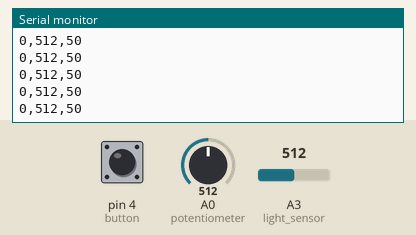
This sketch was run on a simulated Arduino Uno, built with avr-gcc and run on an emulated ATmega328P. Shown: the last lines printed to the serial monitor. The test bench sets the inputs (shaded band); at power-on: A0 (potentiometer) = 512, A3 (light_sensor) = 512, pin 4 (button) LOW.

Above: at 1.2 s.
1.3 s: A0 (potentiometer) set to 716
At 1.32 s:
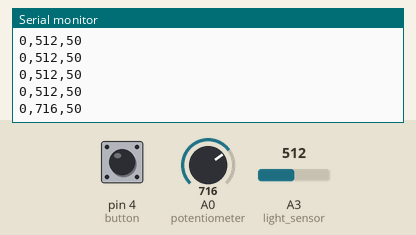
2.8 s: A3 (light_sensor) set to 716
At 2.83 s:
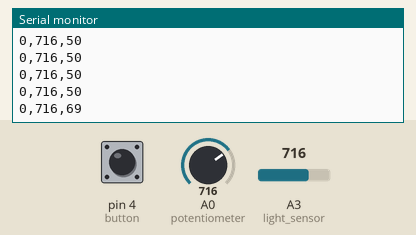
4.3 s: pin 4 (button) pulled HIGH for 0.15 s
At 4.34 s:
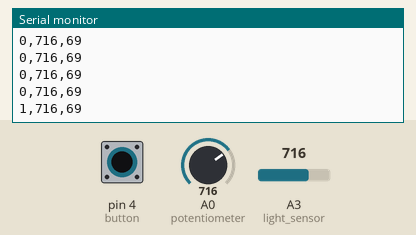
5.9 s: A0 (potentiometer) set to 900
At 5.95 s:
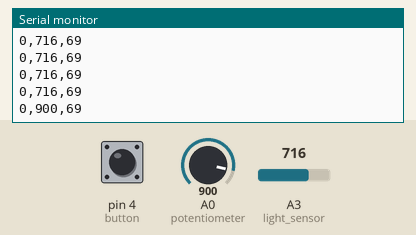
7.4 s: pin 4 (button) pulled HIGH for 1 s
At 7.46 s:
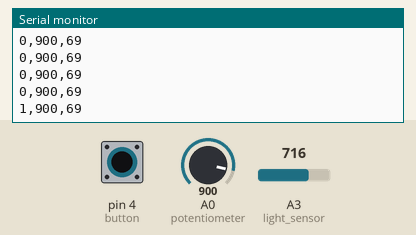
11.4 s: A3 (light_sensor) set to 900
At 11.49 s:
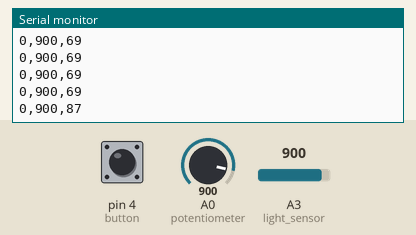
Timing chart, 0 to 13.9 s (numbered marks = the images above; inputs shaded):
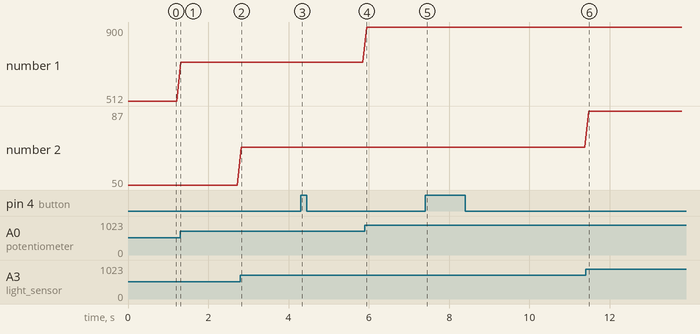

The sketch:

Liang_Haiyi_Project2_ArduinoCode_ThreeSensors.ino
```cpp
#define button 4
#include "Arduino_SensorKit.h"

int button_state = 0;
int potentiometer = A0;
int sound_sensor = A2;
int light_sensor = A3;
int sensors[3];

void setup() {
   // start serial port at 9600 bps:
   Serial.begin(9600);
   pinMode(button, INPUT);
   pinMode(potentiometer,INPUT);

}

void loop() {
 // this example uses sensors with a different ranges
 //use the map() method to convert the range

    //read the number from the button sensor and put the value
    //into the first index of the Array, repeat for all indexes of the Array

    button_state = digitalRead(button);
    sensors[0] = button_state;

    int sensor_value = analogRead(potentiometer);
    int value = map(sensor_value, 0, 1023, 0, 100);

    sensors[1] = sensor_value;

    int raw_light = analogRead(light_sensor);
    int light = map(raw_light, 0, 1023, 0, 100);

    sensors[2] = light;

    if (button_state == HIGH){

      }


    for (int thisSensor = 0; thisSensor < 3; thisSensor++) {

        int sensorValue = sensors[thisSensor];

      // if you're on the last sensor value, end with a println()
      // otherwise, print a comma
      //The number of sensors needs to be hard coded, in this example 3 sensors are running 0,1,2

      Serial.print(sensorValue);
      if (thisSensor == 2) {
         Serial.println();
      } else {
         Serial.print(",");
      }
   }
    delay(100);
}
```

Measured:
- after the input at 1.3 s, the serial monitor: prints a new line at once (image 1)
- after the input at 2.8 s, the serial monitor: prints a new line at once (image 2)
- after the input at 4.3 s, the serial monitor: prints a new line at once (image 3)
- after the input at 5.9 s, the serial monitor: prints a new line at once (image 4)
- after the input at 7.4 s, the serial monitor: prints a new line after 0.05 s (image 5)
- after the input at 11.4 s, the serial monitor: prints a new line after 0.08 s (image 6)
- plotted number 1: 512 → 716 after the input at 1.3 s, 716 → 900 after the input at 5.9 s
- plotted number 2: 50 → 69 after the input at 2.8 s, 69 → 87 after the input at 11.4 s
